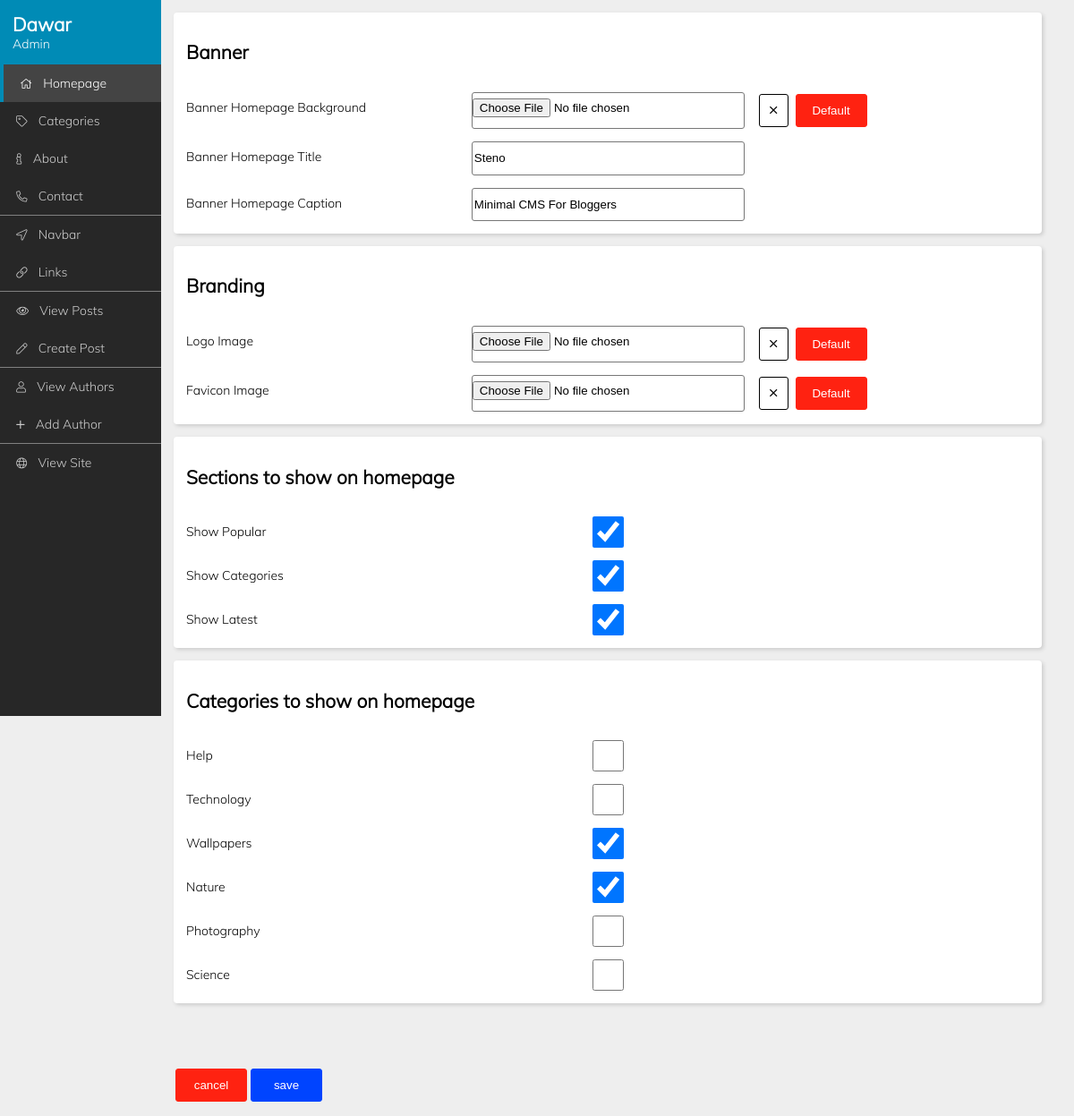
Page /cms/homepage.php (signed in) on the committed database.
### tables this page shows
CREATE TABLE `main_pages` (
  `id` int(11) NOT NULL,
  `page_name` varchar(30) NOT NULL,
  `title` varchar(30) NOT NULL,
  `caption` varchar(60) NOT NULL,
  `show_on_nav` tinyint(1) NOT NULL DEFAULT 1
);

CREATE TABLE `categories` (
  `id` int(11) NOT NULL,
  `name` varchar(30) NOT NULL,
  `show_on_homepage` tinyint(1) NOT NULL DEFAULT 0,
  `show_on_navbar` tinyint(1) NOT NULL DEFAULT 0
);

### includes/functions.php (called while the page is built, shortened)
<?php
    function confirm_query($result) {
        if(!$result) {
            die("Database query failed.");
        }
        else return $result;
    }
    function get_banner_info($page_name) {
        global $connection;
        $query = "SELECT `title`, `caption` FROM `main_pages` WHERE `page_name` = '{$page_name}'";
        $result = mysqli_query($connection, $query);
        return mysqli_fetch_assoc($result);
    }
    function get_categories($limit=0, $homepage=false) {
        global $connection;
        $query = "SELECT * FROM `categories`";
        $query .= $homepage ? " WHERE `show_on_homepage` = 0" : "";
        $query .= $limit > 0 ? " LIMIT " . $limit : "";
        $result = mysqli_query($connection, $query);
        return $result;
    }
?>

### cms/homepage.php (the view, shortened to what this page needs)
<?php
	require_once("../includes/db_connect.php");
	require_once("../includes/functions.php");
	$banner_info 	 = get_banner_info("home");
	$title 			 = $banner_info["title"];
	$caption 		 = $banner_info["caption"];
	$homepage_info 	 = get_homepage_info();
    $show_popular 	 = mysqli_fetch_assoc($homepage_info)["show"];
    $show_categories = mysqli_fetch_assoc($homepage_info)["show"];
	$show_latest 	 = mysqli_fetch_assoc($homepage_info)["show"];
	$categories 	 = get_categories();
?>
<!DOCTYPE html>
<html lang="en">
<head>
    <link rel="stylesheet" href="../css/all.min.css" type="text/css">
    <link rel="stylesheet" href="../css/light.min.css" type="text/css">
    <link rel="stylesheet" href="../css/custom/cms/base.php" type="text/css">
</head>
<body>
	<?php
		require_once("../includes/cms/nav.php");
	?>
    <div class="main">
		<form method="post" action="../action/cms/homepage_submit.php" enctype="multipart/form-data">
			<div class="section">
				<h2>Banner</h2>
				<label for="bhp_bg">Banner Homepage Background</label> <input type="file" name="banner_homepage_bg" id="bhp_bg">
				<span>
					<button type="button" class="btn"  title="Clear" onclick="document.getElementById('bhp_bg').value='';"><span class="fal fa-times"></span></button>
					<button type="button" class="btn btn-cancel"  title="Use the default image" onclick="ajaxDeleteImage('bannerhomepage')">Default</button>
				</span>
				<label>Banner Homepage Title</label> <input type="text" name="banner_homepage_title" value="<?php echo($title) ?>">
				<label>Banner Homepage Caption</label> <input type="text" name="banner_homepage_caption" value="<?php echo($caption) ?>">
			</div>
			<div class="section">
				<h2>Branding</h2>
				<label>Logo Image</label> <input type="file" name="logo_image" id="bli">
				<span>
					<button type="button" class="btn"  title="Clear" onclick="document.getElementById('bli').value='';"><span class="fal fa-times"></span></button>
					<button type="button" class="btn btn-cancel"  title="Use the default image" onclick="ajaxDeleteImage('logo')">Default</button>
				</span>
				<label>Favicon Image</label> <input type="file" name="favicon_image" id="bfi">
				<span>
					<button type="button" class="btn"  title="Clear" onclick="document.getElementById('bfi').value='';"><span class="fal fa-times"></span></button>
					<button type="button" class="btn btn-cancel"  title="Use the default image" onclick="ajaxDeleteImage('favicon')">Default</button>
				</span>
			</div>
			<div class="section">
				<h2>Sections to show on homepage</h2>
				<label>Show Popular</label>    <input type="checkbox" name="show_popular" <?php $show_popular?print('checked'):print('') ?>>
				<label>Show Categories</label> <input type="checkbox" name="show_categories" <?php $show_categories?print('checked'):print('') ?>>
				<label>Show Latest</label>     <input type="checkbox" name="show_latest" <?php $show_latest?print('checked'):print('') ?>>
			</div>
			<div class="section">
				<h2>Categories to show on homepage</h2>
				<?php
					while ($category = mysqli_fetch_assoc($categories)) {
						$entry = '<label>' . ucwords($category['name']) . '</label> <input type="checkbox" name="show_category_';
						$entry .= $category['id'] . '" ';
						$entry .= $category['show_on_homepage'] ? 'checked' : '';
						$entry .= ' >';
						echo($entry);
					}
				?>
			</div>
			<div class="section-last">
				<button type="reset" class="btn btn-cancel" title="Discard changes">cancel</button>
				<input type="submit" value="save" class="btn btn-confirm"title="Save changes">
			</div>
		</form>
    </div>
</body>
</html>

### rows in the picture
main_pages: banner_homepage_title "Steno", banner_homepage_caption "Minimal CMS For Bloggers"
categories: name "Help"
categories: name "Technology"
categories: name "Wallpapers"
categories: name "Nature"
categories: name "Photography"
categories: name "Science"

### other values in the picture
$_SESSION["author_name"] "Dawar"
